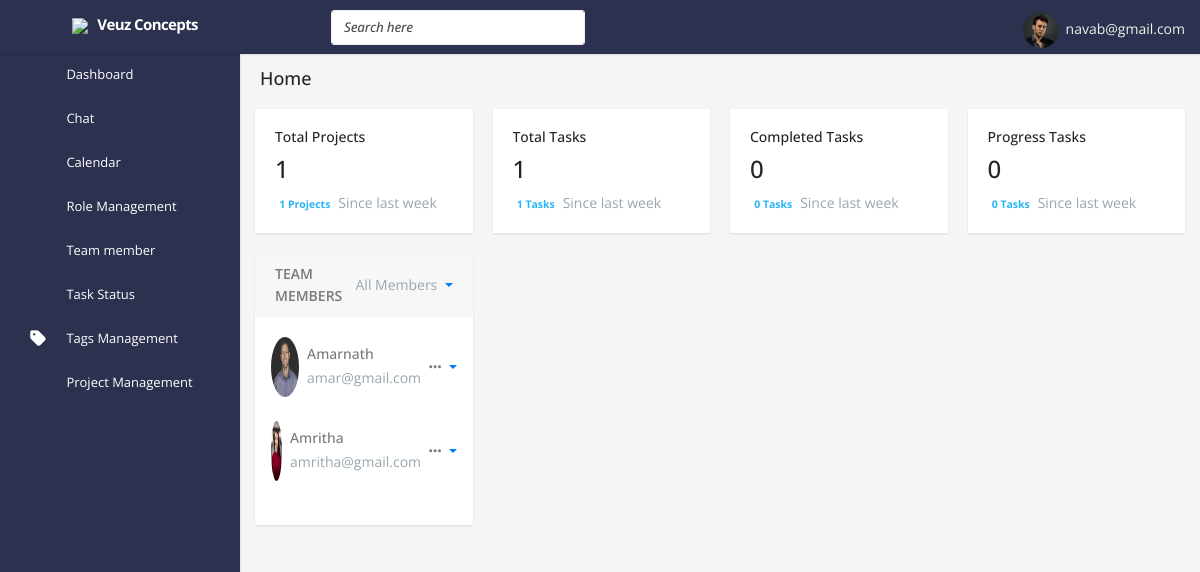
Screenshot of /index (signed in) with the database file from the repository.
### my_app/models.py (models this page shows)
class common_table(models.Model):
    created_by = models.ForeignKey(User, related_name="%(app_label)s_%(class)s_ownership",on_delete=models.CASCADE,null=True)
    created_dt = models.DateField(auto_now=True)
    updated_by =  models.ForeignKey(User, related_name="%(app_label)s_%(class)s_ownership1",on_delete=models.CASCADE,null=True)
    updated_dt = models.DateField(null=True)
    created_tm = models.TimeField(auto_now=True)
    updated_tm = models.TimeField(null=True)
    status = models.CharField(max_length=10, null=True)
    class Meta:
        abstract = True

class User_details(common_table):
    auth_user = models.ForeignKey(User,on_delete=models.CASCADE,related_name="user_details_authuser", null=True)
    company_id = models.ForeignKey(company_master, on_delete=models.CASCADE,related_name="user_details_company_id", null=True)
    company_name = models.CharField(max_length=50, null=True)
    name = models.CharField(max_length=50, null=True)
    username = models.CharField(max_length=50,null=True)
    password_option =  models.CharField(max_length=50,choices=password_generate_option,null=True)
    password = models.CharField(max_length=50,null=True)
    user_type = models.CharField(max_length=20,choices=user_type,null=True)
    user_level = models.CharField(max_length=25,choices=user_level,null=True)
    photo = models.FileField(upload_to="user_image", null=True)
    phone = models.CharField(max_length=15, null=True)
    email = models.EmailField(null=True)
    manager_auth = models.ForeignKey(User,on_delete=models.CASCADE,related_name="%(app_label)s_%(class)s_owner1",null=True)

### my_app/views.py (the view)
# urls.py: path('index',views.index,name='index'),
def index(request):
    user_details_data = ""
    member_data = ""
    try:
        user_details_data = User_details.objects.get(auth_user = request.user)
        member_data = User_details.objects.filter(company_id =user_details_data.company_id).exclude(auth_user=request.user)
    except:
        pass
    project_count = sub_space_master.objects.filter(created_by=request.user).count()
    task_count = Add_task_master.objects.filter(created_by=request.user).count()
    completed_count =  Add_task_master.objects.filter(created_by=request.user,progress = "Completed").count()
    progress_count =  Add_task_master.objects.filter(created_by=request.user,progress = "In progress").count()
    context = {
        "user_details_data":user_details_data,
        "member_data":member_data,
        "project_count":project_count,
        "task_count":task_count,
        "completed_count":completed_count,
        "progress_count":progress_count
    }
    return render(request,'index.html',context)

### my_app/templatetags/permissions.py (called while the page is built, shortened)
@register.filter(name='company_nav_perm_check')
def company_nav_perm_check(value,args):
    user_dat = User.objects.get(id=value)
    try:
        user_details = User_details.objects.get(auth_user=user_dat)
    except:
        pass
    st = user_dat.is_superuser
    if st == True:
        if args == "Role" or args == "Team member":
            return False
        else:
            return True
    if user_details.user_type == "company_admin":
        if args == "Role" or args == "Team member" or args == "Tags" or args == "Status":
            return True

### my_app/templates/index.html (shortened to what this page needs)
{% extends "base.html" %}
{% load static %}
{% block content %}
<div class="container-fluid">
    <div class="row">
        <div class="col-sm-12">
            <div class="page-title-box">
                <div class="row">
                    <div class="col">
                        <h4 class="page-title prjct">Home</h4>
                    </div>
                </div>
            </div>
        </div>
    </div>
    <div class="row">
        <div class="col-xl-3 col-md-6">
            <div class="card card-h-100">
                <div class="card-body">
                    <div class="d-flex align-items-center">
                        <div class="flex-grow-1">
                            <h5 class="mb-2 lh-1 d-block text-truncate">Total
                                Projects</h5>
                            <h3 class="mb-2">
                                <span class="counter-value" data-target="10">{{project_count}}</span>
                            </h3>
                            <div class="text-nowrap txt">
                                <span class="badge bg-soft-info text-info">{{project_count}} Projects</span>
                                <span class="ms-1 text-muted font-size-13">Since last week</span>
                            </div>
                        </div>
                    </div>
                </div>
            </div>
        </div>
        <div class="col-xl-3 col-md-6">
            <div class="card card-h-100">
                <div class="card-body">
                    <div class="d-flex align-items-center">
                        <div class="flex-grow-1">
                            <h5 class="mb-2 lh-1 d-block text-truncate">Total Tasks</h5>
                            <h3 class="mb-2">
                                <span class="counter-value" data-target="100">{{task_count}}</h3>
                            <div class="text-nowrap txt">
                                <span class="badge bg-soft-info text-info">{{task_count}} Tasks</span>
                                <span class="ms-1 text-muted font-size-13">Since last week</span>
                            </div>
                        </div>
                    </div>
                </div>
            </div>
        </div>
        <div class="col-xl-3 col-md-6">
            <div class="card card-h-100">
                <div class="card-body">
                    <div class="d-flex align-items-center">
                        <div class="flex-grow-1">
                            <h5 class="mb-2 lh-1 d-block text-truncate">Completed
                                Tasks</h5>
                            <h3 class="mb-2">
                                <span class="counter-value" data-target="40">{{completed_count}}</span>
                            </h3>
                            <div class="text-nowrap txt">
                                <span class="badge bg-soft-info text-info">{{completed_count}} Tasks</span>
                                <span class="ms-1 text-muted font-size-13">Since last week</span>
                            </div>
                        </div>
                    </div>
                </div>
            </div>
        </div>
        <div class="col-xl-3 col-md-6">
            <div class="card card-h-100">
                <div class="card-body">
                    <div class="d-flex align-items-center">
                        <div class="flex-grow-1">
                            <h5 class="mb-2 lh-1 d-block text-truncate">Progress
                                Tasks</h5>
                            <h3 class="mb-2">
                                <span class="counter-value" data-target="30">{{progress_count}}</span>
                            </h3>
                            <div class="text-nowrap txt">
                                <span class="badge bg-soft-info text-info">{{progress_count}} Tasks</span>
                                <span class="ms-1 text-muted font-size-13">Since last week</span>
                            </div>
                        </div>
                    </div>
                </div>
            </div>
        </div>
    </div>
    <div class="row">
        <div class="col-xl-3">
            <div class="card">
                <div class="card-header align-items-center d-flex">
                    <h4 class="card-title mb-0 flex-grow-1">Team Members</h4>
                    <div class="flex-shrink-0">
                        <div class="dropdown">
                            <a class=" dropdown-toggle" href="#" id="dropdownMenuButton2"
                                data-bs-toggle="dropdown" aria-haspopup="true" aria-expanded="false">
                                <span class="text-muted">All Members</span>
                            </a>
                        </div>
                    </div>
                </div>
                <div class="card-body px-0">
                    <div class="px-3 mbr" data-simplebar >
                        {% for i in member_data %}
                        <div class="d-flex align-items-center pb-4">
                            <div class="avatar-md me-4">
                                <img style="    width: 60px!important;;height: 60px!important;" src="./media/{{i.photo}}" class="img-fluid rounded-circle"
                                    alt="">
                            </div>
                            <div class="flex-grow-1 m-2">
                                <h5 class="font-size-15 mb-1"><a href="#" class="text-dark">{{i.name}}
                                        </a></h5>
                                <span class="text-muted">{{i.email}}</span>
                            </div>
                            <div class="flex-shrink-0 text-end">
                                <div class="dropdown align-self-start">
                                    <a class="dropdown-toggle" href="#" role="button"
                                        data-bs-toggle="dropdown" aria-haspopup="true"
                                        aria-expanded="false">
                                        <i class="fas fa-ellipsis-h font-size-24 text-dark"></i>
                                    </a>
                                </div>
                            </div>
                        </div>
                        {% endfor %}
                    </div>
                </div>
            </div>
        </div>
    </div>
</div>
{% endblock %}

### my_app/templates/base.html (shortened to what this page needs)
<!DOCTYPE html>
<html lang="en">
    {% load static %}
    {% load permissions %}
<head>
    <link href="../static/plugins/sweetalert2/sweetalert2.css" rel="stylesheet" type="text/css">
    <link href="../static/plugins/select2/dist/css/select2.css" rel="stylesheet" type="text/css">
    <link href="../static/plugins/select2/dist/css/select2-bootstrap.css" rel="stylesheet" type="text/css">
    <link href="../static/assets/css/bootstrap.min.css" rel="stylesheet" type="text/css" />
    <link href="../static/assets/css/icons.css" rel="stylesheet" type="text/css" />
    <link href="../static/assets/css/style.css" rel="stylesheet" type="text/css" />
    <link href="../static/plugins/timepicker/bootstrap-timepicker.min.css" rel="stylesheet">
    <link href="../static/plugins/bootstrap-datepicker/dist/css/bootstrap-datepicker.min.css" rel="stylesheet">
    <link href="../static/plugins/datatables/dataTables.bootstrap4.min.css" rel="stylesheet" type="text/css" />
</head>
<body class="fixed-left">
    <div id="wrapper">
        <div class="topbar">
            <div class="topbar-left">
                <div class="float-left">
                    <a href="#" class="button-menu-mobile open-left">
                    </a>
                </div>
                <div class="text-center">
                    <a href="index.html" class="logo"><img src="../static/assets/images/logo.svg"> <span>Veuz Concepts</span></a>
                </div>
            </div>
            <nav class="navbar navbar-default">
                <div class="container-fluid">
                    <ul class="list-inline menu-left mb-0 d-flex align-items-center">
                        <li class="hide-phone float-left">
                            <form role="search" class="navbar-form">
                                <input type="text" placeholder="Search here" class="form-control search-bar">
                            </form>
                        </li>
                    </ul>
                    <ul class="nav navbar-right float-right list-inline list-margin">
                        <li class="dropdown d-none d-sm-block">
                        </li>
                        <li class="dropdown open">
                            {% if request.user.is_superuser == True %}
                            <a><img src="{% static 'assets/images/users/avatar-1.jpg' %}"  style="border-radius: 100%;  height: 36px; width: 36px; object-fit: cover;  margin-right: -12px;" alt="user-img" class="rounded-circle"></a>
                            {% else %}
                            <a>
                                <img src="./media/{{request.user.user_details_authuser.all.0.photo}}" style="border-radius: 100%;  height: 36px; width: 36px; object-fit: cover;  margin-right: -12px;"
                                 alt="user-img" class="rounded-circle"> </a>
                            {% endif %}
                            <span class="dropdown-toggle profile" data-toggle="dropdown" aria-expanded="true" style="color: rgb(234, 246, 234);cursor:pointer;">{{request.user}}</span>
                        </li>
                    </ul>
                </div>
            </nav>
        </div>
        <div class="left side-menu">
            <div class="sidebar-inner slimscrollleft">
                <div id="sidebar-menu">
                    <ul>
                        <li>
                            <a href="index" class="waves-effect "><span> Dashboard </span></a>
                        </li>
                        {% if user.is_superuser %}
                        {% else %}
                        <li class="has_sub">
                            <a href="chat" class="waves-effect"><span> Chat </span><span class="pull-right"></span></a>
                        </li>
                        {% endif %}
                        {% if user.is_superuser %}
                        {% else %}
                        <li>
                            <a href="calendar_detail" class="waves-effect"><span> Calendar </span></a>
                        </li>
                        {% endif %}
                        {% if request.user.id|company_nav_perm_check:"Role" %}
                        <li>
                            <a href="role_management" class="waves-effect"><span> Role Management</span></a>
                        </li>
                        {% endif %}
                        {% if request.user.id|company_nav_perm_check:"Team member" %}
                        <li>
                            <a href="member_management" class="waves-effect"><span> Team member</span></a>
                        </li>
                        {% endif %}
                        {% if user.is_superuser %}
                        {% else %}
                        {% if request.user.id|company_nav_perm_check:"Status" %}
                        <li>
                            <a href="task_status_management" class="waves-effect"><span> Task Status</span></a>
                        </li>
                        {% endif %}
                        {% if request.user.id|company_nav_perm_check:"Tags" %}
                        <li>
                            <a href="tags_management" class="waves-effect"><i class="fa fa-tag"></i><span> Tags Management</span></a>
                        </li>
                        {% endif %}
                        {% endif %}
                        {% if user.is_superuser %}
                            {% else %}
                        <li class="has_sub">
                            <a href="project_management" class="waves-effect"><span> Project Management </span><span class="pull-right"></span></a>
                        </li>
                        {% endif %}
                    </ul>
                </div>
            </div>
        </div>
        <div class="mt-4">
            <div class="content-page">
                <div class="content">
                    {% block content %}
                    {% endblock %}
                    </div>
            </div>
        </div>
    </div>
</body>
</html>

### rows the page displays
User_details: photo (picture), name "Amarnath", email "amar@gmail.com"
User_details: photo (picture), name "Amritha", email "amritha@gmail.com"

### other values shown
{{ request.user }} "navab@gmail.com"
{{ project_count }} "1"
{{ task_count }} "1"
{{ completed_count }} "0"
{{ progress_count }} "0"
